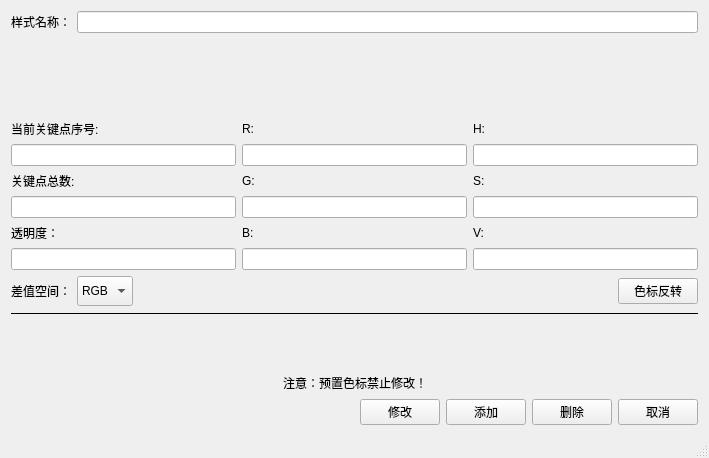
<?xml version="1.0" encoding="UTF-8"?>
<ui version="4.0">
 <class>barWindowClass</class>
 <widget class="QMainWindow" name="barWindowClass">
  <property name="geometry">
   <rect>
    <x>0</x>
    <y>0</y>
    <width>709</width>
    <height>458</height>
   </rect>
  </property>
  <property name="windowTitle">
   <string>色标编辑窗</string>
  </property>
  <property name="windowIcon">
   <iconset>
    <normaloff>icon.ico</normaloff>icon.ico</iconset>
  </property>
  <widget class="QWidget" name="centralWidget">
   <property name="minimumSize">
    <size>
     <width>0</width>
     <height>0</height>
    </size>
   </property>
   <property name="maximumSize">
    <size>
     <width>999999</width>
     <height>999999</height>
    </size>
   </property>
   <layout class="QVBoxLayout" name="verticalLayout">
    <item>
     <layout class="QHBoxLayout" name="horizontalLayout_3">
      <item>
       <widget class="QLabel" name="nowLabel">
        <property name="text">
         <string>样式名称：</string>
        </property>
       </widget>
      </item>
      <item>
       <widget class="QLineEdit" name="nowLine">
        <property name="text">
         <string/>
        </property>
       </widget>
      </item>
     </layout>
    </item>
    <item>
     <widget class="BarAdvance" name="bar" native="true">
      <property name="minimumSize">
       <size>
        <width>0</width>
        <height>75</height>
       </size>
      </property>
     </widget>
    </item>
    <item>
     <layout class="QGridLayout" name="gridLayout">
      <property name="sizeConstraint">
       <enum>QLayout::SetDefaultConstraint</enum>
      </property>
      <item row="3" column="2">
       <widget class="QLineEdit" name="SLine">
        <property name="readOnly">
         <bool>true</bool>
        </property>
       </widget>
      </item>
      <item row="0" column="0">
       <widget class="QLabel" name="IndexLabel">
        <property name="text">
         <string>当前关键点序号:</string>
        </property>
       </widget>
      </item>
      <item row="2" column="0">
       <widget class="QLabel" name="IndexNumLabel">
        <property name="text">
         <string>关键点总数:</string>
        </property>
       </widget>
      </item>
      <item row="2" column="1">
       <widget class="QLabel" name="GLabel">
        <property name="text">
         <string>G:</string>
        </property>
       </widget>
      </item>
      <item row="4" column="1">
       <widget class="QLabel" name="BLabel">
        <property name="text">
         <string>B:</string>
        </property>
       </widget>
      </item>
      <item row="0" column="1">
       <widget class="QLabel" name="RLabel">
        <property name="text">
         <string>R:</string>
        </property>
       </widget>
      </item>
      <item row="0" column="2">
       <widget class="QLabel" name="HLabel">
        <property name="text">
         <string>H:</string>
        </property>
       </widget>
      </item>
      <item row="2" column="2">
       <widget class="QLabel" name="SLabel">
        <property name="text">
         <string>S:</string>
        </property>
       </widget>
      </item>
      <item row="4" column="2">
       <widget class="QLabel" name="VLabel">
        <property name="text">
         <string>V:</string>
        </property>
       </widget>
      </item>
      <item row="3" column="1">
       <widget class="QLineEdit" name="GLine">
        <property name="readOnly">
         <bool>true</bool>
        </property>
       </widget>
      </item>
      <item row="1" column="1">
       <widget class="QLineEdit" name="RLine">
        <property name="readOnly">
         <bool>true</bool>
        </property>
       </widget>
      </item>
      <item row="1" column="0">
       <widget class="QLineEdit" name="IndexLine">
        <property name="readOnly">
         <bool>true</bool>
        </property>
       </widget>
      </item>
      <item row="1" column="2">
       <widget class="QLineEdit" name="HLine">
        <property name="readOnly">
         <bool>true</bool>
        </property>
       </widget>
      </item>
      <item row="5" column="1">
       <widget class="QLineEdit" name="BLine">
        <property name="readOnly">
         <bool>true</bool>
        </property>
       </widget>
      </item>
      <item row="5" column="2">
       <widget class="QLineEdit" name="VLine">
        <property name="readOnly">
         <bool>true</bool>
        </property>
       </widget>
      </item>
      <item row="4" column="0">
       <widget class="QLabel" name="alphaLabel">
        <property name="text">
         <string>透明度：</string>
        </property>
       </widget>
      </item>
      <item row="5" column="0">
       <widget class="QLineEdit" name="alphaLine">
        <property name="readOnly">
         <bool>true</bool>
        </property>
       </widget>
      </item>
      <item row="3" column="0">
       <widget class="QLineEdit" name="IndexNumLine">
        <property name="readOnly">
         <bool>true</bool>
        </property>
       </widget>
      </item>
     </layout>
    </item>
    <item>
     <layout class="QHBoxLayout" name="horizontalLayout_2">
      <item>
       <widget class="QLabel" name="label">
        <property name="minimumSize">
         <size>
          <width>0</width>
          <height>0</height>
         </size>
        </property>
        <property name="text">
         <string>差值空间：</string>
        </property>
       </widget>
      </item>
      <item>
       <widget class="QComboBox" name="comboBox">
        <property name="minimumSize">
         <size>
          <width>0</width>
          <height>30</height>
         </size>
        </property>
        <item>
         <property name="text">
          <string>RGB</string>
         </property>
        </item>
        <item>
         <property name="text">
          <string>HSV</string>
         </property>
        </item>
       </widget>
      </item>
      <item>
       <spacer name="horizontalSpacer_2">
        <property name="orientation">
         <enum>Qt::Horizontal</enum>
        </property>
        <property name="sizeHint" stdset="0">
         <size>
          <width>40</width>
          <height>20</height>
         </size>
        </property>
       </spacer>
      </item>
      <item>
       <widget class="QPushButton" name="reversalButton">
        <property name="text">
         <string>色标反转</string>
        </property>
       </widget>
      </item>
     </layout>
    </item>
    <item>
     <widget class="Line" name="line">
      <property name="frameShadow">
       <enum>QFrame::Plain</enum>
      </property>
      <property name="lineWidth">
       <number>1</number>
      </property>
      <property name="orientation">
       <enum>Qt::Horizontal</enum>
      </property>
     </widget>
    </item>
    <item>
     <spacer name="verticalSpacer">
      <property name="orientation">
       <enum>Qt::Vertical</enum>
      </property>
      <property name="sizeHint" stdset="0">
       <size>
        <width>20</width>
        <height>224</height>
       </size>
      </property>
     </spacer>
    </item>
    <item>
     <layout class="QHBoxLayout" name="horizontalLayout_4">
      <item>
       <spacer name="horizontalSpacer_3">
        <property name="orientation">
         <enum>Qt::Horizontal</enum>
        </property>
        <property name="sizeHint" stdset="0">
         <size>
          <width>40</width>
          <height>20</height>
         </size>
        </property>
       </spacer>
      </item>
      <item>
       <widget class="QLabel" name="warning">
        <property name="text">
         <string>注意：预置色标禁止修改！</string>
        </property>
       </widget>
      </item>
      <item>
       <spacer name="horizontalSpacer_4">
        <property name="orientation">
         <enum>Qt::Horizontal</enum>
        </property>
        <property name="sizeHint" stdset="0">
         <size>
          <width>40</width>
          <height>20</height>
         </size>
        </property>
       </spacer>
      </item>
     </layout>
    </item>
    <item>
     <layout class="QHBoxLayout" name="horizontalLayout">
      <item>
       <spacer name="horizontalSpacer">
        <property name="orientation">
         <enum>Qt::Horizontal</enum>
        </property>
        <property name="sizeHint" stdset="0">
         <size>
          <width>40</width>
          <height>20</height>
         </size>
        </property>
       </spacer>
      </item>
      <item>
       <widget class="QPushButton" name="OKButton">
        <property name="text">
         <string>修改</string>
        </property>
       </widget>
      </item>
      <item>
       <widget class="QPushButton" name="AddButton">
        <property name="text">
         <string>添加</string>
        </property>
       </widget>
      </item>
      <item>
       <widget class="QPushButton" name="deleteButton">
        <property name="text">
         <string>删除</string>
        </property>
       </widget>
      </item>
      <item>
       <widget class="QPushButton" name="CancelButton">
        <property name="text">
         <string>取消</string>
        </property>
       </widget>
      </item>
     </layout>
    </item>
   </layout>
  </widget>
  <widget class="QMenuBar" name="menuBar">
   <property name="geometry">
    <rect>
     <x>0</x>
     <y>0</y>
     <width>709</width>
     <height>26</height>
    </rect>
   </property>
  </widget>
  <widget class="QStatusBar" name="statusBar"/>
 </widget>
 <layoutdefault spacing="6" margin="11"/>
 <customwidgets>
  <customwidget>
   <class>BarAdvance</class>
   <extends>QWidget</extends>
   <header>BarAdvance.h</header>
   <container>1</container>
  </customwidget>
 </customwidgets>
 <resources>
  <include location="barwindow.qrc"/>
 </resources>
 <connections>
  <connection>
   <sender>OKButton</sender>
   <signal>clicked()</signal>
   <receiver>barWindowClass</receiver>
   <slot>OK()</slot>
   <hints>
    <hint type="sourcelabel">
     <x>384</x>
     <y>419</y>
    </hint>
    <hint type="destinationlabel">
     <x>552</x>
     <y>427</y>
    </hint>
   </hints>
  </connection>
  <connection>
   <sender>CancelButton</sender>
   <signal>clicked()</signal>
   <receiver>barWindowClass</receiver>
   <slot>Cancel()</slot>
   <hints>
    <hint type="sourcelabel">
     <x>625</x>
     <y>402</y>
    </hint>
    <hint type="destinationlabel">
     <x>636</x>
     <y>423</y>
    </hint>
   </hints>
  </connection>
  <connection>
   <sender>AddButton</sender>
   <signal>clicked()</signal>
   <receiver>barWindowClass</receiver>
   <slot>Add()</slot>
   <hints>
    <hint type="sourcelabel">
     <x>484</x>
     <y>419</y>
    </hint>
    <hint type="destinationlabel">
     <x>572</x>
     <y>381</y>
    </hint>
   </hints>
  </connection>
  <connection>
   <sender>deleteButton</sender>
   <signal>clicked()</signal>
   <receiver>barWindowClass</receiver>
   <slot>Delete()</slot>
   <hints>
    <hint type="sourcelabel">
     <x>523</x>
     <y>400</y>
    </hint>
    <hint type="destinationlabel">
     <x>534</x>
     <y>358</y>
    </hint>
   </hints>
  </connection>
  <connection>
   <sender>comboBox</sender>
   <signal>currentIndexChanged(QString)</signal>
   <receiver>barWindowClass</receiver>
   <slot>InterpolationChange()</slot>
   <hints>
    <hint type="sourcelabel">
     <x>114</x>
     <y>313</y>
    </hint>
    <hint type="destinationlabel">
     <x>117</x>
     <y>334</y>
    </hint>
   </hints>
  </connection>
  <connection>
   <sender>reversalButton</sender>
   <signal>clicked()</signal>
   <receiver>barWindowClass</receiver>
   <slot>Reversal()</slot>
   <hints>
    <hint type="sourcelabel">
     <x>597</x>
     <y>300</y>
    </hint>
    <hint type="destinationlabel">
     <x>562</x>
     <y>307</y>
    </hint>
   </hints>
  </connection>
 </connections>
 <slots>
  <slot>OK()</slot>
  <slot>Cancel()</slot>
  <slot>Add()</slot>
  <slot>Delete()</slot>
  <slot>InterpolationChange()</slot>
  <slot>Reversal()</slot>
 </slots>
</ui>
